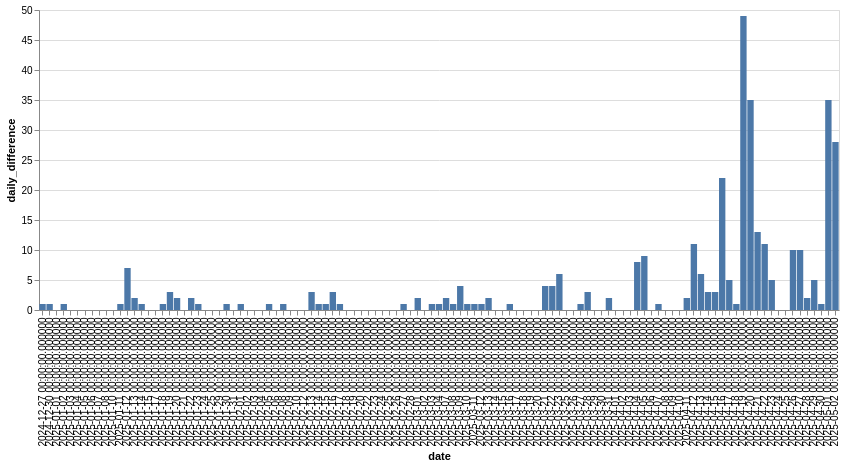

Write notebook code for a chart like this one.
### Code cell
segment("Sedmička, Lipno {")

### Figure 1 — Vega-Lite specification as saved in the notebook (floating-point values rounded to 4 significant figures)
{"config": {"view": {"continuousWidth": 300, "continuousHeight": 300}}, "data": {"name": "data-a4658a77f5e42a3e2812b9fcb1eef107"}, "mark": {"type": "bar"}, "encoding": {"x": {"field": "date", "type": "ordinal"}, "y": {"field": "daily_difference", "type": "quantitative"}}, "width": 800, "$schema": "https://vega.github.io/schema/vega-lite/v5.8.0.json", "datasets": {"data-a4658a77f5e42a3e2812b9fcb1eef107": [{"date": "2024-12-27 00:00:00.000000", "effort_count": 12542, "daily_difference": 1}, {"date": "2024-12-30 00:00:00.000000", "effort_count": 12540, "daily_difference": 1}, {"date": "2025-01-01 00:00:00.000000", "effort_count": 12538, "daily_difference": 0}, {"date": "2025-01-02 00:00:00.000000", "effort_count": 12539, "daily_difference": 1}, {"date": "2025-01-03 00:00:00.000000", "effort_count": 12539, "daily_difference": 0}, {"date": "2025-01-04 00:00:00.000000", "effort_count": 12539, "daily_difference": 0}, {"date": "2025-01-05 00:00:00.000000", "effort_count": 12539, "daily_difference": 0}, {"date": "2025-01-06 00:00:00.000000", "effort_count": 12539, "daily_difference": 0}, {"date": "2025-01-07 00:00:00.000000", "effort_count": 12539, "daily_difference": 0}, {"date": "2025-01-08 00:00:00.000000", "effort_count": 12539, "daily_difference": 0}, {"date": "2025-01-10 00:00:00.000000", "effort_count": 12538, "daily_difference": 0}, {"date": "2025-01-11 00:00:00.000000", "effort_count": 12539, "daily_difference": 1}, {"date": "2025-01-12 00:00:00.000000", "effort_count": 12546, "daily_difference": 7}, {"date": "2025-01-13 00:00:00.000000", "effort_count": 12548, "daily_difference": 2}, {"date": "2025-01-14 00:00:00.000000", "effort_count": 12549, "daily_difference": 1}, {"date": "2025-01-15 00:00:00.000000", "effort_count": 12549, "daily_difference": 0}, {"date": "2025-01-17 00:00:00.000000", "effort_count": 12547, "daily_difference": 0}, {"date": "2025-01-18 00:00:00.000000", "effort_count": 12548, "daily_difference": 1}, {"date": "2025-01-19 00:00:00.000000", "effort_count": 12551, "daily_difference": 3}, {"date": "2025-01-20 00:00:00.000000", "effort_count": 12553, "daily_difference": 2}, {"date": "2025-01-21 00:00:00.000000", "effort_count": 12553, "daily_difference": 0}, {"date": "2025-01-22 00:00:00.000000", "effort_count": 12555, "daily_difference": 2}, {"date": "2025-01-23 00:00:00.000000", "effort_count": 12556, "daily_difference": 1}, {"date": "2025-01-24 00:00:00.000000", "effort_count": 12556, "daily_difference": 0}, {"date": "2025-01-25 00:00:00.000000", "effort_count": 12556, "daily_difference": 0}, {"date": "2025-01-29 00:00:00.000000", "effort_count": 12551, "daily_difference": 0}, {"date": "2025-01-30 00:00:00.000000", "effort_count": 12552, "daily_difference": 1}, {"date": "2025-01-31 00:00:00.000000", "effort_count": 12552, "daily_difference": 0}, {"date": "2025-02-01 00:00:00.000000", "effort_count": 12553, "daily_difference": 1}, {"date": "2025-02-02 00:00:00.000000", "effort_count": 12553, "daily_difference": 0}, {"date": "2025-02-03 00:00:00.000000", "effort_count": 12553, "daily_difference": 0}, {"date": "2025-02-04 00:00:00.000000", "effort_count": 12553, "daily_difference": 0}, {"date": "2025-02-05 00:00:00.000000", "effort_count": 12554, "daily_difference": 1}, {"date": "2025-02-06 00:00:00.000000", "effort_count": 12554, "daily_difference": 0}, {"date": "2025-02-08 00:00:00.000000", "effort_count": 12555, "daily_difference": 1}, {"date": "2025-02-09 00:00:00.000000", "effort_count": 12555, "daily_difference": 0}, {"date": "2025-02-10 00:00:00.000000", "effort_count": 12555, "daily_difference": 0}, {"date": "2025-02-12 00:00:00.000000", "effort_count": 12554, "daily_difference": 0}, {"date": "2025-02-13 00:00:00.000000", "effort_count": 12557, "daily_difference": 3}, {"date": "2025-02-14 00:00:00.000000", "effort_count": 12558, "daily_difference": 1}, {"date": "2025-02-15 00:00:00.000000", "effort_count": 12559, "daily_difference": 1}, {"date": "2025-02-16 00:00:00.000000", "effort_count": 12562, "daily_difference": 3}, {"date": "2025-02-17 00:00:00.000000", "effort_count": 12563, "daily_difference": 1}, {"date": "2025-02-18 00:00:00.000000", "effort_count": 12563, "daily_difference": 0}, {"date": "2025-02-19 00:00:00.000000", "effort_count": 12563, "daily_difference": 0}, {"date": "2025-02-20 00:00:00.000000", "effort_count": 12563, "daily_difference": 0}, {"date": "2025-02-22 00:00:00.000000", "effort_count": 12562, "daily_difference": 0}, {"date": "2025-02-23 00:00:00.000000", "effort_count": 12562, "daily_difference": 0}, {"date": "2025-02-24 00:00:00.000000", "effort_count": 12562, "daily_difference": 0}, {"date": "2025-02-25 00:00:00.000000", "effort_count": 12562, "daily_difference": 0}, {"date": "2025-02-26 00:00:00.000000", "effort_count": 12562, "daily_difference": 0}, {"date": "2025-02-27 00:00:00.000000", "effort_count": 12563, "daily_difference": 1}, {"date": "2025-02-28 00:00:00.000000", "effort_count": 12563, "daily_difference": 0}, {"date": "2025-03-01 00:00:00.000000", "effort_count": 12565, "daily_difference": 2}, {"date": "2025-03-02 00:00:00.000000", "effort_count": 12565, "daily_difference": 0}, {"date": "2025-03-03 00:00:00.000000", "effort_count": 12566, "daily_difference": 1}, {"date": "2025-03-04 00:00:00.000000", "effort_count": 12567, "daily_difference": 1}, {"date": "2025-03-07 00:00:00.000000", "effort_count": 12561, "daily_difference": 2}, {"date": "2025-03-08 00:00:00.000000", "effort_count": 12562, "daily_difference": 1}, {"date": "2025-03-09 00:00:00.000000", "effort_count": 12566, "daily_difference": 4}, {"date": "2025-03-10 00:00:00.000000", "effort_count": 12567, "daily_difference": 1}, {"date": "2025-03-11 00:00:00.000000", "effort_count": 12568, "daily_difference": 1}, {"date": "2025-03-12 00:00:00.000000", "effort_count": 12569, "daily_difference": 1}, {"date": "2025-03-13 00:00:00.000000", "effort_count": 12571, "daily_difference": 2}, {"date": "2025-03-14 00:00:00.000000", "effort_count": 12571, "daily_difference": 0}, {"date": "2025-03-15 00:00:00.000000", "effort_count": 12571, "daily_difference": 0}, {"date": "2025-03-16 00:00:00.000000", "effort_count": 12572, "daily_difference": 1}, {"date": "2025-03-17 00:00:00.000000", "effort_count": 12572, "daily_difference": 0}, {"date": "2025-03-18 00:00:00.000000", "effort_count": 12572, "daily_difference": 0}, {"date": "2025-03-19 00:00:00.000000", "effort_count": 12572, "daily_difference": 0}, {"date": "2025-03-20 00:00:00.000000", "effort_count": 12572, "daily_difference": 0}, {"date": "2025-03-21 00:00:00.000000", "effort_count": 12576, "daily_difference": 4}, {"date": "2025-03-22 00:00:00.000000", "effort_count": 12580, "daily_difference": 4}, {"date": "2025-03-23 00:00:00.000000", "effort_count": 12586, "daily_difference": 6}, {"date": "2025-03-25 00:00:00.000000", "effort_count": 12585, "daily_difference": 0}, {"date": "2025-03-26 00:00:00.000000", "effort_count": 12585, "daily_difference": 0}, {"date": "2025-03-27 00:00:00.000000", "effort_count": 12586, "daily_difference": 1}, {"date": "2025-03-28 00:00:00.000000", "effort_count": 12589, "daily_difference": 3}, {"date": "2025-03-29 00:00:00.000000", "effort_count": 12589, "daily_difference": 0}, {"date": "2025-03-30 00:00:00.000000", "effort_count": 12589, "daily_difference": 0}, {"date": "2025-03-31 00:00:00.000000", "effort_count": 12591, "daily_difference": 2}, {"date": "2025-04-01 00:00:00.000000", "effort_count": 12591, "daily_difference": 0}, {"date": "2025-04-02 00:00:00.000000", "effort_count": 12591, "daily_difference": 0}, {"date": "2025-04-03 00:00:00.000000", "effort_count": 12591, "daily_difference": 0}, {"date": "2025-04-04 00:00:00.000000", "effort_count": 12599, "daily_difference": 8}, {"date": "2025-04-05 00:00:00.000000", "effort_count": 12608, "daily_difference": 9}, {"date": "2025-04-06 00:00:00.000000", "effort_count": 12608, "daily_difference": 0}, {"date": "2025-04-07 00:00:00.000000", "effort_count": 12609, "daily_difference": 1}, {"date": "2025-04-08 00:00:00.000000", "effort_count": 12609, "daily_difference": 0}, {"date": "2025-04-09 00:00:00.000000", "effort_count": 12609, "daily_difference": 0}, {"date": "2025-04-10 00:00:00.000000", "effort_count": 12609, "daily_difference": 0}, {"date": "2025-04-11 00:00:00.000000", "effort_count": 12611, "daily_difference": 2}, {"date": "2025-04-12 00:00:00.000000", "effort_count": 12622, "daily_difference": 11}, {"date": "2025-04-13 00:00:00.000000", "effort_count": 12628, "daily_difference": 6}, {"date": "2025-04-14 00:00:00.000000", "effort_count": 12631, "daily_difference": 3}, {"date": "2025-04-15 00:00:00.000000", "effort_count": 12634, "daily_difference": 3}, {"date": "2025-04-16 00:00:00.000000", "effort_count": 12656, "daily_difference": 22}, {"date": "2025-04-17 00:00:00.000000", "effort_count": 12661, "daily_difference": 5}, {"date": "2025-04-18 00:00:00.000000", "effort_count": 12662, "daily_difference": 1}, {"date": "2025-04-19 00:00:00.000000", "effort_count": 12711, "daily_difference": 49}, {"date": "2025-04-20 00:00:00.000000", "effort_count": 12746, "daily_difference": 35}, {"date": "2025-04-21 00:00:00.000000", "effort_count": 12759, "daily_difference": 13}, {"date": "2025-04-22 00:00:00.000000", "effort_count": 12770, "daily_difference": 11}, {"date": "2025-04-23 00:00:00.000000", "effort_count": 12775, "daily_difference": 5}, {"date": "2025-04-24 00:00:00.000000", "effort_count": 12775, "daily_difference": 0}, {"date": "2025-04-25 00:00:00.000000", "effort_count": 12775, "daily_difference": 0}, {"date": "2025-04-26 00:00:00.000000", "effort_count": 12785, "daily_difference": 10}, {"date": "2025-04-27 00:00:00.000000", "effort_count": 12795, "daily_difference": 10}, {"date": "2025-04-28 00:00:00.000000", "effort_count": 12797, "daily_difference": 2}, {"date": "2025-04-29 00:00:00.000000", "effort_count": 12802, "daily_difference": 5}, {"date": "2025-04-30 00:00:00.000000", "effort_count": 12803, "daily_difference": 1}, {"date": "2025-05-01 00:00:00.000000", "effort_count": 12838, "daily_difference": 35}, {"date": "2025-05-02 00:00:00.000000", "effort_count": 12866, "daily_difference": 28}]}}
